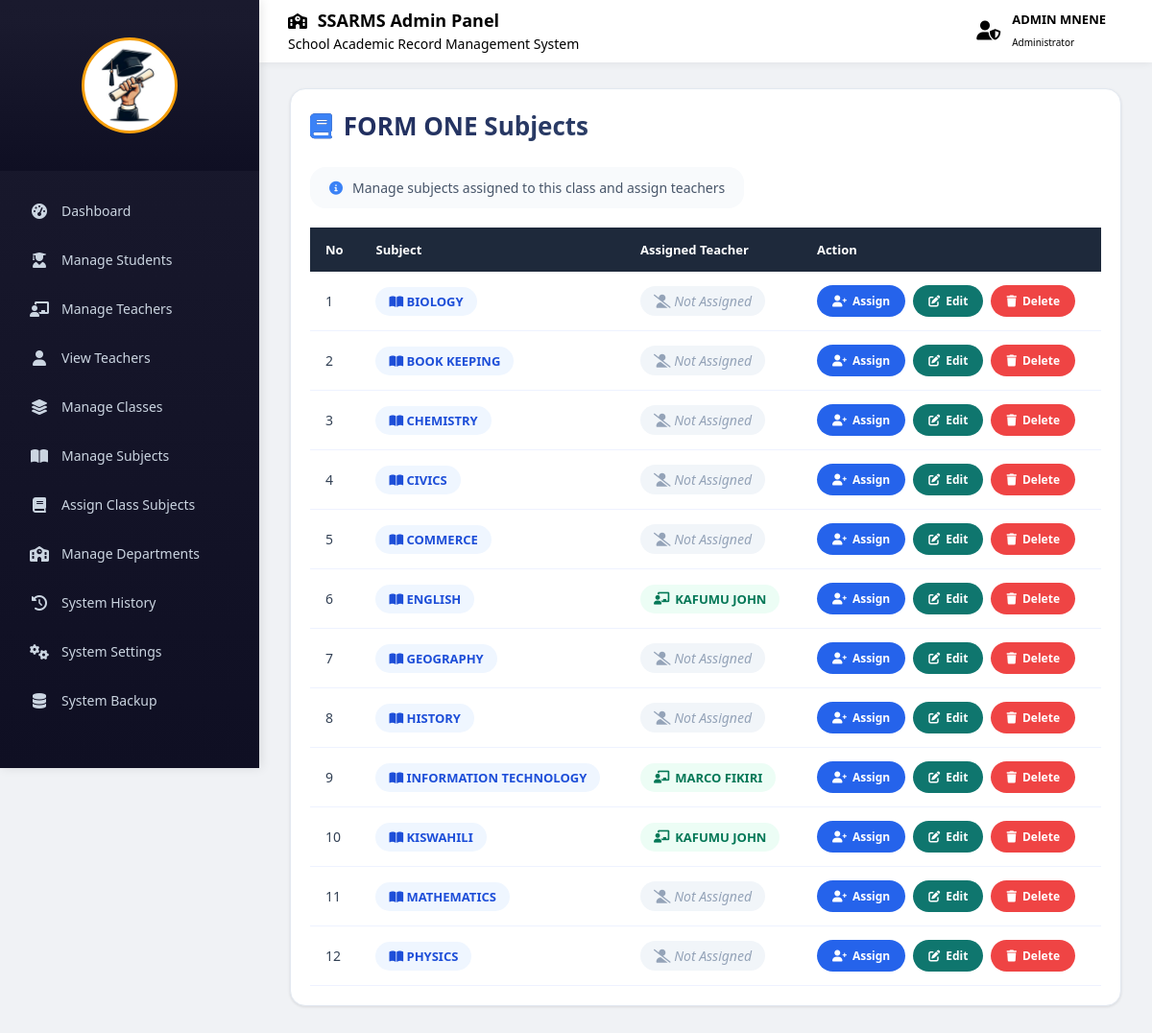
Screenshot of /admin/view_class_subjects.php?class_id=34 (signed in) with the database file from the repository.
### tables this page shows
CREATE TABLE `users` (
  `user_id` int(11) NOT NULL AUTO_INCREMENT,
  `full_name` varchar(150) NOT NULL,
  `email` varchar(150) NOT NULL,
  `password` varchar(255) NOT NULL,
  `role` enum('admin','teacher','student','academic') NOT NULL,
  `phone` varchar(20) DEFAULT NULL,
  `gender` enum('male','female') DEFAULT NULL,
  `created_at` timestamp NULL DEFAULT current_timestamp(),
  `reset_token` varchar(255) DEFAULT NULL,
  `profile_pic` varchar(255) DEFAULT NULL,
  `status` enum('active','suspended') DEFAULT 'active',
  PRIMARY KEY (`user_id`),
  UNIQUE KEY `email` (`email`)
);

CREATE TABLE `class_subject` (
  `id` int(11) NOT NULL AUTO_INCREMENT,
  `class_id` int(11) NOT NULL,
  `subject_id` int(11) NOT NULL,
  `status` enum('active','inactive') NOT NULL DEFAULT 'active',
  PRIMARY KEY (`id`),
  KEY `class_id` (`class_id`),
  KEY `subject_id` (`subject_id`),
  CONSTRAINT `class_subject_ibfk_1` FOREIGN KEY (`class_id`) REFERENCES `class` (`class_id`) ON DELETE CASCADE,
  CONSTRAINT `class_subject_ibfk_2` FOREIGN KEY (`subject_id`) REFERENCES `subject` (`subject_id`) ON DELETE CASCADE
);

CREATE TABLE `subject` (
  `subject_id` int(11) NOT NULL AUTO_INCREMENT,
  `subject_name` varchar(100) NOT NULL,
  `department_id` int(11) DEFAULT NULL,
  `teacher_id` int(11) DEFAULT NULL,
  `created_at` timestamp NULL DEFAULT current_timestamp(),
  PRIMARY KEY (`subject_id`),
  KEY `teacher_id` (`teacher_id`),
  KEY `fk_subject_department` (`department_id`),
  CONSTRAINT `fk_subject_department` FOREIGN KEY (`department_id`) REFERENCES `department` (`department_id`) ON DELETE CASCADE ON UPDATE CASCADE,
  CONSTRAINT `subject_ibfk_1` FOREIGN KEY (`teacher_id`) REFERENCES `teacher` (`teacher_id`) ON DELETE CASCADE ON UPDATE CASCADE
);

### admin/view_class_subjects.php (the view, shortened to what this page needs)
<?php
include '../auth/audit_logger.php';
$class_id = (int)$_GET['class_id'];
$subjects = mysqli_query($conn, "
    SELECT
        cs.id,
        s.subject_id,
        s.subject_name,
        t.teacher_id,
        u.full_name
    FROM class_subject cs
    JOIN subject s
        ON cs.subject_id = s.subject_id
    LEFT JOIN teacher_subject ts
        ON s.subject_id = ts.subject_id
        AND ts.class_id = cs.class_id
    LEFT JOIN teacher t
        ON ts.teacher_id = t.teacher_id
    LEFT JOIN users u
        ON t.user_id = u.user_id
    WHERE cs.class_id='$class_id'
    ORDER BY s.subject_name ASC
");
?>
<!DOCTYPE html>
<html lang="en">
<head>
<link rel="stylesheet" href="https://cdnjs.cloudflare.com/ajax/libs/font-awesome/6.0.0/css/all.min.css">
</head>
<body>
<?php include 'admin_sidebar.php'; ?>
<?php include 'admin_topbar.php'; ?>
<div class="main-container">
    <div class="card">
        <div class="header">
            <div class="title">
                <i class="fas fa-book"></i>
            </div>
        </div>
        <div class="info-box">
            <i class="fas fa-info-circle"></i>
            Manage subjects assigned to this class and assign teachers
        </div>
        <div class="table-wrapper">
            <table>
                <thead>
                    <tr>
                        <th>No</th>
                        <th>Subject</th>
                        <th>Assigned Teacher</th>
                        <th>Action</th>
                    </tr>
                </thead>
                <tbody>
                    <?php if (isset($subjects) && mysqli_num_rows($subjects) > 0): ?>
                        <?php $count = 1; while($row = mysqli_fetch_assoc($subjects)): ?>
                        <tr>
                            <td><?= $count++ ?></td>
                            <td>
                                <span class="subject-badge">
                                    <i class="fas fa-book-open"></i>
                                    <?= htmlspecialchars($row['subject_name']) ?>
                                </span>
                            </td>
                            <td>
                                <?php if (!empty($row['full_name'])): ?>
                                    <span class="teacher-badge">
                                        <i class="fas fa-chalkboard-user"></i>
                                        <?= htmlspecialchars($row['full_name']) ?>
                                    </span>
                                <?php else: ?>
                                    <span class="not-assigned">
                                        <i class="fas fa-user-slash"></i> Not Assigned
                                    </span>
                                <?php endif; ?>
                            </td>
                            <td>
                                <div class="action-buttons">
                                    <a class="assign-btn" href="assign_teacher.php?class_id=<?= $class_id ?>&subject_id=<?= $row['subject_id'] ?>">
                                        <i class="fas fa-user-plus"></i> Assign
                                    </a>
                                    <a class="edit-btn" href="edit_class_subject.php?id=<?= $row['id'] ?>">
                                        <i class="fas fa-edit"></i> Edit
                                    </a>
                                    <a class="delete-btn" href="?class_id=<?= $class_id ?>&delete=<?= $row['id'] ?>" onclick="return confirm('Delete this subject from class?')">
                                        <i class="fas fa-trash"></i> Delete
                                    </a>
                                </div>
                            </td>
                        </tr>
                        <?php endwhile; ?>
                    <?php endif; ?>
                </tbody>
            </table>
        </div>
    </div>
</div>
</body>
</html>

### admin/admin_topbar.php (shortened to what this page needs)
<?php
include '../db.php';
$user_id = $_SESSION['user_id'] ?? 0;
$admin = [];
if ($user_id) {
    $query = mysqli_query($conn, "
        SELECT *
        FROM users
        WHERE user_id = '$user_id'
    ");
    $admin = mysqli_fetch_assoc($query);
}
?>
<div class="topbar">
    <div class="topbar-left">
        <div>
            <h2>
                <i class="fas fa-school" style="color: linear-gradient(180deg, #1a1a2e 0%, #0f0f23 100%); font-size:16px; margin-right:6px;"></i>
                SSARMS Admin Panel
            </h2>
            <p>School Academic Record Management System</p>
        </div>
    </div>
    <div class="topbar-right">
        <div class="topbar-profile">
            <i class="fas fa-user-shield"></i>
            <div>
                <h4>
                    <?php echo htmlspecialchars($admin['full_name'] ?? 'Administrator'); ?>
                </h4>
                <span>Administrator</span>
            </div>
        </div>
    </div>
</div>

### admin/view_class_subjects.php (style rules this page uses)
* { margin:0; padding:0; box-sizing:border-box; }
body { font-family:'Segoe UI', Arial, sans-serif; background:#eef2ff; overflow-x:auto; min-width:1000px; }
.topbar-left { display:flex;align-items:center;gap:18px; }
.main-container { margin-left:270px; margin-top:92px; padding:0 32px 48px 32px; transition:margin-left 0.3s ease; width:auto; }
.card { background:white; padding:28px; border-radius:28px; box-shadow:0 12px 28px -12px rgba(0,0,0,0.06); border:1px solid #f0f2f9; width:100%; }
.header { display:flex; justify-content:space-between; align-items:center; flex-wrap:wrap; gap:15px; margin-bottom:25px; }
.title { font-size:26px; font-weight:800; background:linear-gradient(135deg,#1e2a5e,#2c3e66); -webkit-background-clip:text; background-clip:text; color:transparent; display:flex; align-items:center; gap:12px; }
.title i { background:none; color:#3b82f6; -webkit-background-clip:unset; }
.table-wrapper { overflow-x:auto; width:100%; }
table { width:100%; border-collapse:collapse; min-width:600px; }
th { background:#1e293b; color:white; padding:14px 16px; text-align:left; font-weight:600; font-size:13px; }
td { padding:14px 16px; border-bottom:1px solid #eef2ff; font-size:14px; color:#334155; }
.subject-badge { background:#eff6ff; color:#1d4ed8; padding:6px 14px; border-radius:40px; font-size:13px; font-weight:600; display:inline-block; }
.teacher-badge { background:#ecfdf5; color:#047857; padding:6px 14px; border-radius:40px; font-size:13px; font-weight:600; display:inline-flex; align-items:center; gap:6px; }
.not-assigned { color:#94a3b8; font-style:italic; background:#f1f5f9; padding:6px 14px; border-radius:40px; display:inline-block; }
.action-buttons { display:flex; gap:8px; flex-wrap:wrap; }
.delete-btn { background:#ef4444; color:white; padding:8px 16px; border-radius:40px; text-decoration:none; display:inline-flex; align-items:center; gap:6px; font-size:12px; font-weight:600; transition:0.2s; }
.assign-btn { background:#2563eb; color:white; padding:8px 16px; border-radius:40px; text-decoration:none; display:inline-flex; align-items:center; gap:6px; font-size:12px; font-weight:600; transition:0.2s; }
.edit-btn { background:#0f766e; color:white; padding:8px 16px; border-radius:40px; text-decoration:none; display:inline-flex; align-items:center; gap:6px; font-size:12px; font-weight:600; transition:0.2s; }
.info-box { background:#f8fafc; padding:12px 20px; border-radius:16px; margin-bottom:20px; display:inline-flex; align-items:center; gap:10px; font-size:14px; color:#475569; }
.info-box i { color:#3b82f6; }

### admin/admin_sidebar.php (style rules this page uses)
* { margin: 0; padding: 0; box-sizing: border-box; }
body { font-family: 'Segoe UI', Arial, sans-serif; background: #f0f2f5; }
.card { background: white; border-radius: 16px; box-shadow: 0 1px 3px rgba(0,0,0,0.1); padding: 20px; margin-bottom: 20px; border: 1px solid #e2e8f0; }

### admin/admin_topbar.php (style rules this page uses)
.topbar { position: fixed; top: 0; left: 270px; width: calc(100% - 270px); height: 65px; background: #ffffff; display: flex; align-items: center; justify-content: space-between; padding: 0 30px; border-bottom: 2px solid white; box-shadow: 0 2px 8px rgba(0,0,0,0.06); z-index: 100; }
.topbar-left { display: flex; align-items: center; gap: 15px; }
.topbar-left h2 { font-size: 18px; font-weight: 700; color: linear-gradient(180deg, #1a1a2e 0%, #0f0f23 100%); margin: 0 0 3px 0; }
.topbar-left p { font-size: 14px; color: linear-gradient(180deg, #1a1a2e 0%, #0f0f23 100%); margin: 0; }
.topbar-right { display: flex; align-items: center; }
.topbar-profile { display: flex; align-items: center; gap: 12px; background: white; padding: 8px 18px; }
.topbar-profile h4 { font-size: 13px; font-weight: 700; color: linear-gradient(180deg, #1a1a2e 0%, #0f0f23 100%); margin: 0 0 2px 0; }
.topbar-profile span { font-size: 10px; color: linear-gradient(180deg, #1a1a2e 0%, #0f0f23 100%); font-weight: 500; }
.topbar-profile i { font-size: 20px; color: linear-gradient(180deg, #1a1a2e 0%, #0f0f23 100%); }

### rows the page displays
users: full_name "ADMIN MNENE"
class_subject: subject.subject_name "BIOLOGY", shows "Not Assigned"
class_subject: subject.subject_name "BOOK KEEPING", shows "Not Assigned"
class_subject: subject.subject_name "CHEMISTRY", shows "Not Assigned"
class_subject: subject.subject_name "CIVICS", shows "Not Assigned"
class_subject: subject.subject_name "COMMERCE", shows "Not Assigned"
class_subject: subject.subject_name "ENGLISH", users.full_name "KAFUMU JOHN"
class_subject: subject.subject_name "GEOGRAPHY", shows "Not Assigned"
class_subject: subject.subject_name "HISTORY", shows "Not Assigned"
class_subject: subject.subject_name "INFORMATION TECHNOLOGY", users.full_name "MARCO FIKIRI"
class_subject: subject.subject_name "KISWAHILI", users.full_name "KAFUMU JOHN"
class_subject: subject.subject_name "MATHEMATICS", shows "Not Assigned"
class_subject: subject.subject_name "PHYSICS", shows "Not Assigned"
